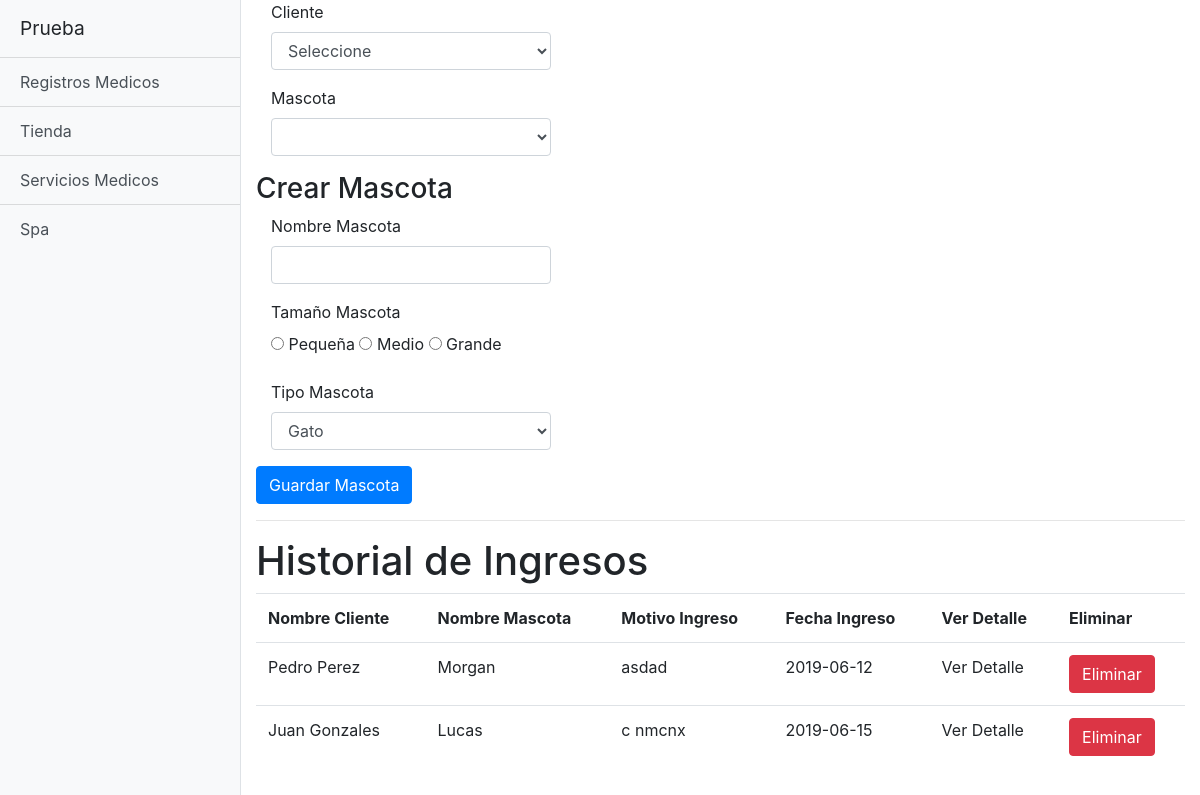
The app's page /ubitsoruebados/index.php with its own data.
### tables this page shows
CREATE TABLE IF NOT EXISTS `tamanos` (
  `id_tamano` int(11) NOT NULL AUTO_INCREMENT,
  `descripcion` varchar(100) NOT NULL,
  PRIMARY KEY (`id_tamano`)
);

### ubitsoruebados/application/controllers/Welcome.php (called while the page is built, shortened)
<?php
class Welcome extends CI_Controller {
	public function index()
	{
		$this->load->model("Mascotas_model");
		$datos['listclientes']= $this->Mascotas_model->obtener_clientes();
 		$datos['info']= $this->Mascotas_model->obtener_todos();
 		$datos['infotipomascota']= $this->Mascotas_model->obtener_todos_tipos();
 		$datos['infotamanosmascota']= $this->Mascotas_model->obtener_todos_tamanos();
 		$this->load->view('welcome_message', $datos);
	}
}

### ubitsoruebados/index.php (called while the page is built, shortened)
<?php
require_once BASEPATH.'core/CodeIgniter.php';

### ubitsoruebados/application/models/Mascotas_model.php (called while the page is built, shortened)
<?php
class Mascotas_model extends CI_Model {
   public function obtener_todos(){
   	 $sql = "SELECT nombre_cliente, nombre_mascota,id_ingreso,descripcion_ingreso,fecha FROM informe_ingresos";
      $query = $this->db->query($sql);
      if($query->num_rows()>0){
        return $query;
      }
   }
   public function obtener_todos_tipos(){
   	 $sql = "SELECT id_tipo_mascota, descripcion_mascota FROM tipo_mascota";
      $query = $this->db->query($sql);
      if($query->num_rows()>0){
        return $query;
      }
   }
   public function obtener_todos_tamanos(){
   	 $sql = "SELECT id_tamano, descripcion FROM tamanos";
      $query = $this->db->query($sql);
      if($query->num_rows()>0){
        return $query;
      }
   }
}

### ubitsoruebados/application/views/welcome_message.php (the view, shortened to what this page needs)
<!DOCTYPE html>
<html lang="en">
<head>
  <link href="<?php echo base_url(); ?>vendor/bootstrap/css/bootstrap.min.css" rel="stylesheet">
  <link href="<?php echo base_url(); ?>css/simple-sidebar.css" rel="stylesheet">
</head>
<body>
  <div class="d-flex" id="wrapper">
    <div class="bg-light border-right" id="sidebar-wrapper">
      <div class="sidebar-heading">Prueba </div>
      <div class="list-group list-group-flush">
        <a href="index.php" class="list-group-item list-group-item-action bg-light">Registros Medicos</a>
        <a href="#" class="list-group-item list-group-item-action bg-light">Tienda</a>
        <a href="#" class="list-group-item list-group-item-action bg-light">Servicios Medicos</a>
        <a href="#" class="list-group-item list-group-item-action bg-light">Spa</a>
      </div>
    </div>
    <div id="page-content-wrapper">
      <div class="container-fluid">
        <div class="form-group">
  <label class="col-md-4 control-label" for="selectbasic">Cliente</label>
  <div class="col-md-4">
        <select id="cliente" class="form-control">
        	<option value="0">Seleccione</option>
        </select>
      </div>
    </div>
        <div class="form-group">
  <label class="col-md-4 control-label" for="selectbasic">Mascota</label>
  <div class="col-md-4">
<select id="mascota" class="form-control">
</select>
 </div>
    </div>
<div id="agregarmascota" >
<h3>Crear Mascota</h3>
		<div class="form-group">
  <label class="col-md-4 control-label" for="textinput">Nombre Mascota</label>
  <div class="col-md-4"><input type="text" id="nombremascotaform" class="form-control input-md" value=""></div></div>
  <div class="form-group">
  <label class="col-md-4 control-label" for="radios">Tamaño Mascota</label>
  <div class="col-md-4">
  	<?php
foreach ($infotamanosmascota->result() as $row){
        $id_tamano = $row->id_tamano;
        $descripcion = $row->descripcion;
        ?>
<label class="radio-inline" for="tamano-<?=$id_tamano ?>">
          				<input type="radio" name="tamano" class="tamano" id="tamano-<?=$id_tamano ?>" value="<?=$id_tamano ?>">
          					<?=$descripcion?>
        				</label>
        <?php
    }
    ?>
  </div>
</div>
<div class="form-group">
  <label class="col-md-4 control-label" for="selectbasic">Tipo Mascota</label>
  <div class="col-md-4"><select id="tipomascota"  class="form-control">';
  	<?php
foreach ($infotipomascota->result() as $row){
        $descripcion_mascota = $row->descripcion_mascota;
        $id_tipo_mascota = $row->id_tipo_mascota;
        ?>
<option value="<?=$id_tipo_mascota?>"><?=$descripcion_mascota ?></option>
        <?php
    }
    ?>
			</select>
</div>
</div>
<button class="btn btn-primary" onclick="guardarunamascota();">Guardar Mascota</button>
</div>
<hr>
	<h1>Historial de Ingresos</h1>
	<table class="table">
		<tr>
			<th>Nombre Cliente</th>
			<th>Nombre Mascota</th>
			<th>Motivo Ingreso</th>
			<th>Fecha Ingreso</th>
			<th>Ver Detalle</th>
			<th>Eliminar</th>
		</tr>
	<?php
foreach ($info->result() as $row){
        $id = $row->id_ingreso;
        $nombre_cliente = $row->nombre_cliente;
        $nombre_mascota = $row->nombre_mascota;
        $descripcion_ingreso = $row->descripcion_ingreso;
        $fecha = $row->fecha;
        ?>
        <tr>
			<td><?=$nombre_cliente?></td>
			<td><?=$nombre_mascota?></td>
			<td><?=$descripcion_ingreso?></td>
			<td><?=$fecha?></td>
			<td>Ver Detalle</td>
			<td><button onclick="Eliminar(<?=$id?>)" class="btn btn-danger">Eliminar</button></td>
		</tr>
        <?php
    }
    ?>
</table>
	</div>
    </div>
    </div>
</body>
</html>

### ubitsoruebados/css/simple-sidebar.css (style rules this page uses)
body { overflow-x: hidden; }
#sidebar-wrapper { min-height: 100vh; margin-left: -15rem; -webkit-transition: margin .25s ease-out; -moz-transition: margin .25s ease-out; -o-transition: margin .25s ease-out; transition: margin .25s ease-out; }
#sidebar-wrapper .sidebar-heading { padding: 0.875rem 1.25rem; font-size: 1.2rem; }
#sidebar-wrapper .list-group { width: 15rem; }
#page-content-wrapper { min-width: 100vw; }
@media (min-width: 768px) { #sidebar-wrapper { margin-left: 0; } }
@media (min-width: 768px) { #page-content-wrapper { min-width: 0; width: 100%; } }

### records on screen
tamanos: descripcion "Pequeña"
tamanos: descripcion "Medio"
tamanos: descripcion "Grande"

### other values on screen
$nombre_cliente "Pedro Perez"
$nombre_mascota "Morgan"
$descripcion_ingreso "asdad"
$fecha "2019-06-12"
$nombre_cliente "Juan Gonzales"
$nombre_mascota "Lucas"
$descripcion_ingreso "c nmcnx"
$fecha "2019-06-15"
form field value "Gato"
